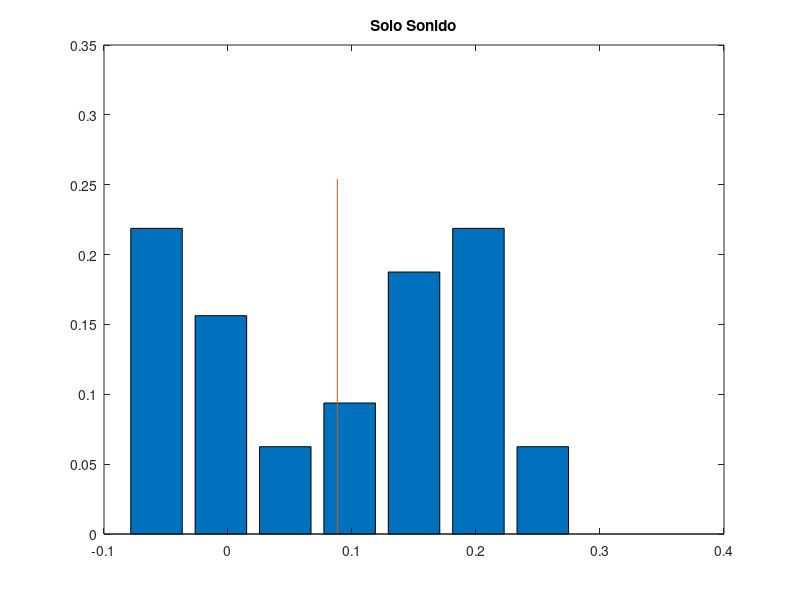
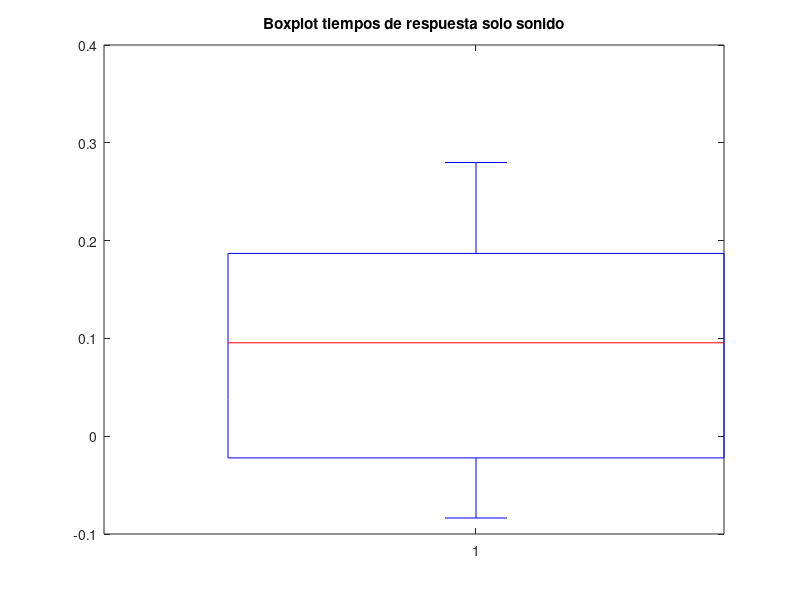
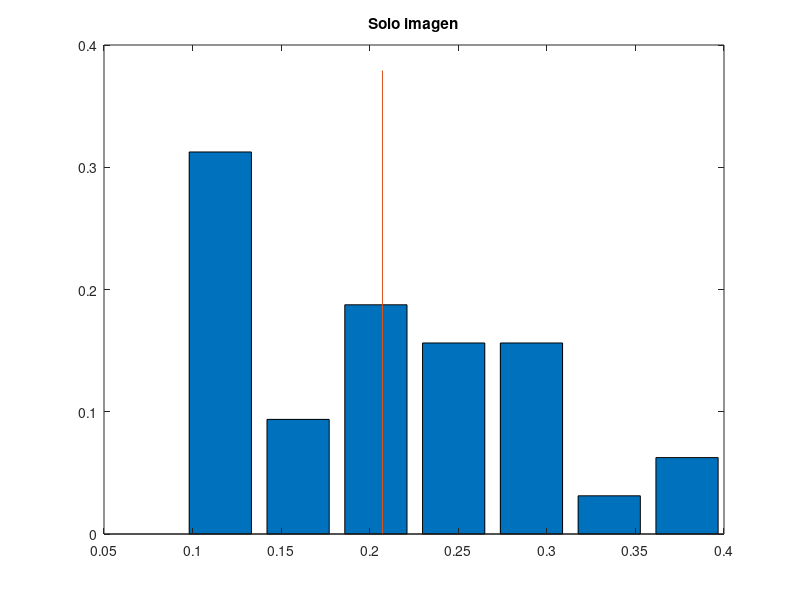
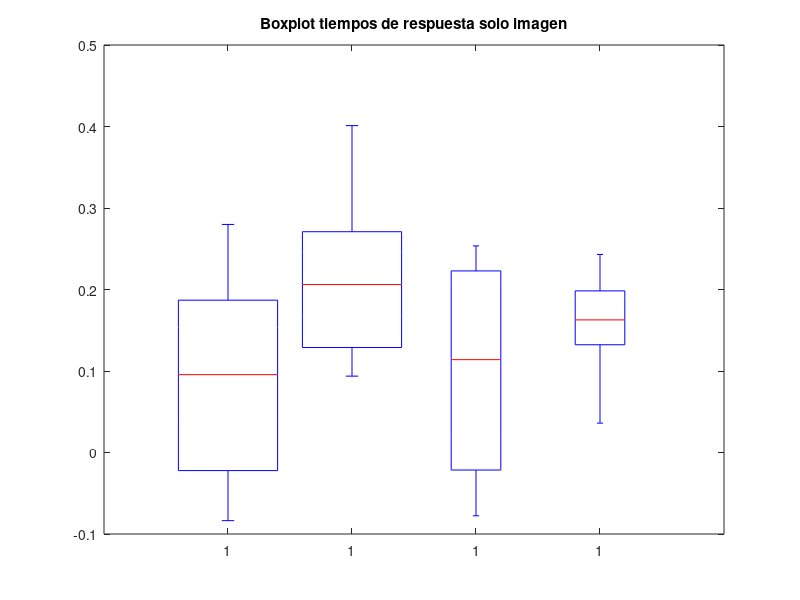

Write the MATLAB code that produced these figures, in order. (Note: this script raises an error after producing the figures.)
format long g;

%% Leer CSV a variables aux
i = 0;
sujeto = [];
tiempo = [];
practica = [];
delay = [];
img = [];
snd = [];
target = [];
total_trials = [];
target_time = cell(1,1);
time_firstPress = cell(1,1);
time_lastPress = cell(1,1);
f = fopen('data/bloques.csv');

while 1    
    suj = fscanf(f, '%i,', [1 1]);
    if isempty(suj)
       break 
    end
    i = i + 1;
    
    sujeto(i) = suj;
    tiempo(i) = fscanf(f, '%f,', [1 1]);
    practica(i) = fscanf(f, '%i,', [1 1]);
    delay(i) = fscanf(f, '%f,', [1 1]);
    img(i) = fscanf(f, '%i,', [1 1]);
    snd(i) = fscanf(f, '%i,', [1 1]);
    target(i) = fscanf(f, '%i,', [1 1]);
    total_trials(i) = fscanf(f, '%i,', [1 1]);
    target_time{i} = fscanf(f, '%f:', [1 total_trials(i)]);
    fscanf(f, ',');
    time_firstPress{i} = fscanf(f, '%f:', [1 total_trials(i)]);
    fscanf(f, ',');
    time_lastPress{i} = fscanf(f, '%f:', [1 total_trials(i)]);
    fscanf(f, ',');
    fscanf(f, '\n');
end
fclose(f);


%% Meter cada trial en el struct Trials sin procesarlos
num_bloques = i;
j = 1;
s = 0;
Trials = [];
for b = 1 : num_bloques
   if s ~= sujeto(b)
       bloque_del_sujeto = 1;
       s = sujeto(b);
   else
       bloque_del_sujeto = bloque_del_sujeto + 1;
   end
   
   for k = 1 : total_trials(b)
       Trials(j).Sujeto = sujeto(b);
       Trials(j).Tiempo = tiempo(b);
       Trials(j).EsDePractica = practica(b);
       Trials(j).Delay = delay(b);
       Trials(j).HayImagen = img(b);
       Trials(j).HaySonido = snd(b);
       Trials(j).SeguirImagen = target(b);
       Trials(j).NumBloque = bloque_del_sujeto;
       Trials(j).NumBloqueOriginal = b;
       Trials(j).NumTrial = k;       
       Trials(j).TiempoObjetivo = target_time{b}(k);
       Trials(j).PrimerTap = time_firstPress{b}(k);
       Trials(j).Asincronia = Trials(j).PrimerTap - Trials(j).TiempoObjetivo;
       Trials(j).UltimoTap = time_lastPress{b}(k);
        
       j = j + 1;    
   end
end

num_trials = j-1;



clear sujeto tiempo practica delay img snd target bloque_del_sujeto total_trials target_time time_firstPress time_lastPress f b i j k s num_bloques suj

%% calcular muestras (promedio de cada bloque)
Muestras = [];
t = 1;
m = 1;
k = 0;
asinc = 0;
unbo = Trials(1).NumBloqueOriginal;
while t <= (num_trials + 1)

    if t == (num_trials + 1) || unbo ~= Trials(t).NumBloqueOriginal

        if k ~=0 
            
            Muestras(m).AsinMedia = asinc / k;
            Muestras(m).Sujeto = Trials(t-1).Sujeto;
            Muestras(m).EsDePractica = Trials(t-1).EsDePractica;
            Muestras(m).Delay = Trials(t-1).Delay;
            Muestras(m).HayImagen = Trials(t-1).HayImagen;
            Muestras(m).HaySonido = Trials(t-1).HaySonido;
            Muestras(m).SeguirImagen = Trials(t-1).SeguirImagen;
            Muestras(m).Accuracy = 1 - (ignorados/(k+ignorados));

            
            Muestras(m).Tiempo = Trials(t-1).Tiempo;
            Muestras(m).TiempoObjetivo = Trials(t-1).TiempoObjetivo;
            Muestras(m).NumBloqueOriginal = Trials(t-1).NumBloqueOriginal;
            m = m + 1;
        end
        
        k = 0;
        asinc = 0;
        if (t == (num_trials + 1))
        	break
        end
    end
    
    ignorados = 0;
    % ignorar cuando no apreto nada
    if Trials(t).PrimerTap == -1
        ignorados = ignorados + 1;
    end
    
    % ignorar casos donde pega la vuelta (igual estan re afuera de la ventana)
    if abs(Trials(t).Asincronia) > 0.5
        ignorados = ignorados + 1;
    end
    
    
    if ignorados == 0
        asinc = asinc + Trials(t).Asincronia;
        k = k + 1;
    end
        
    unbo = Trials(t).NumBloqueOriginal;
    t = t + 1;
end
%% RECONSTRUYENDO LOS SIGNOS DEL DELAY

ds = [0.1, 0.3, 0.4];

corte = [];
es_negativo = [];
es_positivo = [];
es_practica = [];

for segu = 1:2
    for iid = 1:3
        eee = [Muestras( ...
                [Muestras.EsDePractica] == 0 & ...
                [Muestras.Delay] == ds(iid) & ...
                [Muestras.SeguirImagen] == (segu-1) & ...
                [Muestras.HayImagen] == 1 & ...
                [Muestras.HaySonido] == 1)];
            
        jose = [];
        for e = 1: numel(eee)
            jose(e) = [0.5 - (eee(e).Tiempo - eee(e).TiempoObjetivo)];
        end

        m = mean(jose);
        d = ds(iid);
        s = (segu-1);
        %disp([m, d, s]);
        corte(iid, segu) = m;
        
        for i = 1:numel(Muestras)
            es_practica(Muestras(i).NumBloqueOriginal) = Muestras(i).EsDePractica;
            
            if Muestras(i).Delay == ds(iid) && Muestras(i).SeguirImagen == (segu-1)
                delay_es_negativo = ( ...
                    (Muestras(i).EsDePractica == 0) & ...
                    (Muestras(i).Delay == ds(iid)) & ...
                    (Muestras(i).SeguirImagen == (segu-1)) & ...
                    (Muestras(i).HayImagen == 1) & ...
                    (Muestras(i).HaySonido == 1) & ...
                    ((0.5 - (Muestras(i).Tiempo - Muestras(i).TiempoObjetivo) > corte(iid, segu)) ~= Muestras(i).SeguirImagen) ...
                );

                delay_es_positivo = ( ...
                    (Muestras(i).EsDePractica == 0) & ...
                    (Muestras(i).Delay == ds(iid)) & ...
                    (Muestras(i).SeguirImagen == (segu-1)) & ...
                    (Muestras(i).HayImagen == 1) & ...
                    (Muestras(i).HaySonido == 1) & ...
                    ((0.5 - (Muestras(i).Tiempo - Muestras(i).TiempoObjetivo) > corte(iid, segu)) == Muestras(i).SeguirImagen) ...
                );

                es_negativo(Muestras(i).NumBloqueOriginal) = delay_es_negativo;
                es_positivo(Muestras(i).NumBloqueOriginal) = delay_es_positivo;
            end
        end
    end
end


% arreglar
for i = 1:numel(Muestras)
    b = Muestras(i).NumBloqueOriginal;
    
    if es_negativo(b)
        Muestras(i).Delay = -1 * abs(Muestras(i).Delay);
    end
end



%% cuentitas cuentitas
mi=1;
ms=1;
mc0=1;
mc1=1;
mc2=1;
mc3=1;
mc4=1;
mc5=1;
mc6=1;
mc7=1;
mc8=1;
mc9=1;
mc10=1;
mc11=1;
mc12=1;
mc13=1;
deltas = cell(1,1);
deltas_img = [];
deltas_snd = [];
deltas_combinados_0 = [];
m_accuracy = cell(1,1);


sujs = unique([Muestras.Sujeto]);
for s = 1:numel(sujs)
    suj = sujs(s);
    
    %bloques de sonido y su accuracy
    delta_snd = [Muestras( ...
        [Muestras.Sujeto] == suj & ...
        [Muestras.EsDePractica] == 0 & ...
        [Muestras.HayImagen] == 0 & ...
        [Muestras.HaySonido] == 1 ...
    ).AsinMedia];
    

    accuracy = [Muestras( ...
        [Muestras.Sujeto] == suj & ...
        [Muestras.EsDePractica] == 0 & ...
        [Muestras.HayImagen] == 0 & ...
        [Muestras.HaySonido] == 1 ...
    ).Accuracy];
    
    if numel(delta_snd) > 0
        deltas{1}(ms) = delta_snd(1);
        m_accuracy{1}(ms) = accuracy;
        ms = ms + 1;
    end
    
    %bloques de imagen y su accuracy
    delta_img = [Muestras( ...
        [Muestras.Sujeto] == suj & ...
        [Muestras.EsDePractica] == 0 & ...
        [Muestras.HayImagen] == 1 & ...
        [Muestras.HaySonido] == 0 ...
    ).AsinMedia];

    accuracy = [Muestras( ...
        [Muestras.Sujeto] == suj & ...
        [Muestras.EsDePractica] == 0 & ...
        [Muestras.HayImagen] == 1 & ...
        [Muestras.HaySonido] == 0 ...
    ).Accuracy];


    if numel(delta_img) > 0
        deltas{2}(mi) = delta_img(1);
        m_accuracy{2}(mi) = accuracy;
        mi = mi + 1;
    end
    
    %bloques combinados +0 y su accuracy
     delta_c0 = [Muestras( ...
        [Muestras.Sujeto] == suj & ...
        [Muestras.EsDePractica] == 0 & ...
        [Muestras.HayImagen] == 1 & ...
        [Muestras.HaySonido] == 1 & ...
        [Muestras.Delay] == 0 & ...
        [Muestras.SeguirImagen] == 0 ... 
    ).AsinMedia];

    accuracy = [Muestras( ...
        [Muestras.Sujeto] == suj & ...
        [Muestras.EsDePractica] == 0 & ...
        [Muestras.HayImagen] == 1 & ...
        [Muestras.HaySonido] == 1 & ...
        [Muestras.Delay] == 0 & ...
        [Muestras.SeguirImagen] == 0 ... 
    ).Accuracy];


    if numel(delta_c0) > 0
        deltas{3}(mc0) = delta_c0(1);
        m_accuracy{3}(mc0) = accuracy(1);
        mc0 = mc0 + 1;
    end
    
     %bloques combinados +0.1 y su accuracy(seguir Imagen)
     delta_c0 = [Muestras( ...
        [Muestras.Sujeto] == suj & ...
        [Muestras.EsDePractica] == 0 & ...
        [Muestras.HayImagen] == 1 & ...
        [Muestras.HaySonido] == 1 & ...
        [Muestras.Delay] == 0.1 & ...
        [Muestras.SeguirImagen] == 1 ...
    ).AsinMedia];

    accuracy = [Muestras( ...
        [Muestras.Sujeto] == suj & ...
        [Muestras.EsDePractica] == 0 & ...
        [Muestras.HayImagen] == 1 & ...
        [Muestras.HaySonido] == 1 & ...
        [Muestras.Delay] == 0.1 & ...
        [Muestras.SeguirImagen] == 1 ...
    ).Accuracy];


    if numel(delta_c0) > 0
        deltas{4}(mc1) = delta_c0(1);
        m_accuracy{4}(mc1) = accuracy(1);
        mc1 = mc1 + 1;
    end
    
     %bloques combinados +0.3 y su accuracy(seguir imagen)
     delta_c0 = [Muestras( ...
        [Muestras.Sujeto] == suj & ...
        [Muestras.EsDePractica] == 0 & ...
        [Muestras.HayImagen] == 1 & ...
        [Muestras.HaySonido] == 1 & ...
        [Muestras.Delay] == 0.3 & ...
        [Muestras.SeguirImagen] == 1 ...
    ).AsinMedia];

    accuracy = [Muestras( ...
        [Muestras.Sujeto] == suj & ...
        [Muestras.EsDePractica] == 0 & ...
        [Muestras.HayImagen] == 1 & ...
        [Muestras.HaySonido] == 1 & ...
        [Muestras.Delay] == 0.3 & ... 
        [Muestras.SeguirImagen] == 1 ...
    ).Accuracy];


    if numel(delta_c0) > 0
        deltas{5}(mc2) = delta_c0(1);
        m_accuracy{5}(mc2) = accuracy(1);
        mc2 = mc2 + 1;
    end
    
     %bloques combinados +0.4 y su accuracy(seguir imagen)
     delta_c0 = [Muestras( ...
        [Muestras.Sujeto] == suj & ...
        [Muestras.EsDePractica] == 0 & ...
        [Muestras.HayImagen] == 1 & ...
        [Muestras.HaySonido] == 1 & ...
        [Muestras.Delay] == 0.4 & ...
        [Muestras.SeguirImagen] == 1 ...
    ).AsinMedia];

    accuracy = [Muestras( ...
        [Muestras.Sujeto] == suj & ...
        [Muestras.EsDePractica] == 0 & ...
        [Muestras.HayImagen] == 1 & ...
        [Muestras.HaySonido] == 1 & ...
        [Muestras.Delay] == 0.4 & ...
        [Muestras.SeguirImagen] == 1 ...
    ).Accuracy];


    if numel(delta_c0) > 0
        deltas{6}(mc3) = delta_c0(1);
        m_accuracy{6}(mc3) = accuracy(1);
        mc3 = mc3 + 1;
    end
    
    
     %bloques combinados +0.4 y su accuracy(seguir sonido)
     delta_c0 = [Muestras( ...
        [Muestras.Sujeto] == suj & ...
        [Muestras.EsDePractica] == 0 & ...
        [Muestras.HayImagen] == 1 & ...
        [Muestras.HaySonido] == 1 & ...
        [Muestras.Delay] == 0.4 & ...
        [Muestras.SeguirImagen] == 0 ...
    ).AsinMedia];

    accuracy = [Muestras( ...
        [Muestras.Sujeto] == suj & ...
        [Muestras.EsDePractica] == 0 & ...
        [Muestras.HayImagen] == 1 & ...
        [Muestras.HaySonido] == 1 & ...
        [Muestras.Delay] == 0.4 & ...
        [Muestras.SeguirImagen] == 0 ...
    ).Accuracy];


    if numel(delta_c0) > 0
        deltas{7}(mc4) = delta_c0(1);
        m_accuracy{7}(mc4) = accuracy(1);
        mc4 = mc4 + 1;
    end
    
    
    
     %bloques combinados +0.3 y su accuracy(seguir sonido)
     delta_c0 = [Muestras( ...
        [Muestras.Sujeto] == suj & ...
        [Muestras.EsDePractica] == 0 & ...
        [Muestras.HayImagen] == 1 & ...
        [Muestras.HaySonido] == 1 & ...
        [Muestras.Delay] == 0.3 & ...
        [Muestras.SeguirImagen] == 0 ...
    ).AsinMedia];

    accuracy = [Muestras( ...
        [Muestras.Sujeto] == suj & ...
        [Muestras.EsDePractica] == 0 & ...
        [Muestras.HayImagen] == 1 & ...
        [Muestras.HaySonido] == 1 & ...
        [Muestras.Delay] == 0.3 & ...
        [Muestras.SeguirImagen] == 0 ...
    ).Accuracy];


    if numel(delta_c0) > 0
        deltas{8}(mc5) = delta_c0(1);
        m_accuracy{8}(mc5) = accuracy(1);
        mc5 = mc5 + 1;
    end
    
    
    
     %bloques combinados +0.1 y su accuracy(seguir sonido)
     delta_c0 = [Muestras( ...
        [Muestras.Sujeto] == suj & ...
        [Muestras.EsDePractica] == 0 & ...
        [Muestras.HayImagen] == 1 & ...
        [Muestras.HaySonido] == 1 & ...
        [Muestras.Delay] == 0.1 & ...
        [Muestras.SeguirImagen] == 0 ...
    ).AsinMedia];

    accuracy = [Muestras( ...
        [Muestras.Sujeto] == suj & ...
        [Muestras.EsDePractica] == 0 & ...
        [Muestras.HayImagen] == 1 & ...
        [Muestras.HaySonido] == 1 & ...
        [Muestras.Delay] == 0.1 & ...
        [Muestras.SeguirImagen] == 0 ...
    ).Accuracy];


    if numel(delta_c0) > 0
        deltas{9}(mc6) = delta_c0(1);
        m_accuracy{9}(mc6) = accuracy(1);
        mc6 = mc6 + 1;
    end
    
      %bloques combinados +0 y su accuracy(seguir imagen)
     delta_c0 = [Muestras( ...
        [Muestras.Sujeto] == suj & ...
        [Muestras.EsDePractica] == 0 & ...
        [Muestras.HayImagen] == 1 & ...
        [Muestras.HaySonido] == 1 & ...
        [Muestras.Delay] == 0 & ...
        [Muestras.SeguirImagen] == 1 ...
    ).AsinMedia];

    accuracy = [Muestras( ...
        [Muestras.Sujeto] == suj & ...
        [Muestras.EsDePractica] == 0 & ...
        [Muestras.HayImagen] == 1 & ...
        [Muestras.HaySonido] == 1 & ...
        [Muestras.Delay] == 0 & ...
        [Muestras.SeguirImagen] == 1 ...
    ).Accuracy];


    if numel(delta_c0) > 0
        deltas{10}(mc7) = delta_c0(1);
        m_accuracy{10}(mc7) = accuracy(1);
        mc7 = mc7 + 1;
    end
    
    
%     CAMBIAR INDICES!    
    %bloques combinados -0.4 y su accuracy(seguir imagen)
     delta_c0 = [Muestras( ...
        [Muestras.Sujeto] == suj & ...
        [Muestras.EsDePractica] == 0 & ...
        [Muestras.HayImagen] == 1 & ...
        [Muestras.HaySonido] == 1 & ...
        [Muestras.SeguirImagen] == 1 & ...
        [Muestras.Delay] == -0.4   ...
       ).AsinMedia];

    accuracy = [Muestras( ...
        [Muestras.Sujeto] == suj & ...
        [Muestras.EsDePractica] == 0 & ...
        [Muestras.HayImagen] == 1 & ...
        [Muestras.HaySonido] == 1 & ...
        [Muestras.SeguirImagen] == 1 & ...
        [Muestras.Delay] == -0.4 ...
    ).Accuracy];


    if numel(delta_c0) > 0
        disp('hola0')
        deltas{11}(mc8) = delta_c0(1);
        m_accuracy{11}(mc8) = accuracy(1);
        mc8 = mc8 + 1;
    end
    
    %bloques combinados -0.4 y su accuracy(seguir sonido)
     delta_c0 = [Muestras( ...
        [Muestras.Sujeto] == suj & ...
        [Muestras.EsDePractica] == 0 & ...
        [Muestras.HayImagen] == 1 & ...
        [Muestras.HaySonido] == 1 & ...
        [Muestras.SeguirImagen] == 0 & ...
        [Muestras.Delay] == -0.4   ...
    ).AsinMedia];

    accuracy = [Muestras( ...
        [Muestras.Sujeto] == suj & ...
        [Muestras.EsDePractica] == 0 & ...
        [Muestras.HayImagen] == 1 & ...
        [Muestras.HaySonido] == 1 & ...
        [Muestras.SeguirImagen] == 0 & ...
        [Muestras.Delay] == -0.4 ...
    ).Accuracy];


    if numel(delta_c0) > 0
        disp('hola0')
        deltas{12}(mc9) = delta_c0(1);
        m_accuracy{12}(mc9) = accuracy(1);
        mc9 = mc9 + 1;
    end
    
    %bloques combinados -0.3 y su accuracy(seguir imagen)
     delta_c0 = [Muestras( ...
        [Muestras.Sujeto] == suj & ...
        [Muestras.EsDePractica] == 0 & ...
        [Muestras.HayImagen] == 1 & ...
        [Muestras.HaySonido] == 1 & ...
        [Muestras.SeguirImagen] == 1 & ...
        [Muestras.Delay] == -0.3   ...
    ).AsinMedia];

    accuracy = [Muestras( ...
        [Muestras.Sujeto] == suj & ...
        [Muestras.EsDePractica] == 0 & ...
        [Muestras.HayImagen] == 1 & ...
        [Muestras.HaySonido] == 1 & ...
        [Muestras.SeguirImagen] == 1 & ...
        [Muestras.Delay] == -0.3 ...
    ).Accuracy];


    if numel(delta_c0) > 0
        disp('hola0')
        deltas{13}(mc10) = delta_c0(1);
        m_accuracy{13}(mc10) = accuracy(1);
        mc10 = mc10 + 1;
    end
    
     %bloques combinados -0.3 y su accuracy(seguir sonido)
     delta_c0 = [Muestras( ...
        [Muestras.Sujeto] == suj & ...
        [Muestras.EsDePractica] == 0 & ...
        [Muestras.HayImagen] == 1 & ...
        [Muestras.HaySonido] == 1 & ...
        [Muestras.SeguirImagen] == 0 & ...
        [Muestras.Delay] == -0.3   ...
    ).AsinMedia];

    accuracy = [Muestras( ...
        [Muestras.Sujeto] == suj & ...
        [Muestras.EsDePractica] == 0 & ...
        [Muestras.HayImagen] == 1 & ...
        [Muestras.HaySonido] == 1 & ...
        [Muestras.SeguirImagen] == 0 & ...
        [Muestras.Delay] == -0.3 ...
    ).Accuracy];


    if numel(delta_c0) > 0
        disp('hola0')
        deltas{14}(mc11) = delta_c0(1);
        m_accuracy{14}(mc11) = accuracy(1);
        mc11 = mc11 + 1;
    end
    
     %bloques combinados -0.1 y su accuracy(seguir imagen)
     delta_c0 = [Muestras( ...
        [Muestras.Sujeto] == suj & ...
        [Muestras.EsDePractica] == 0 & ...
        [Muestras.HayImagen] == 1 & ...
        [Muestras.HaySonido] == 1 & ...
        [Muestras.SeguirImagen] == 1 & ...
        [Muestras.Delay] == -0.1  ...
    ).AsinMedia];

    accuracy = [Muestras( ...
        [Muestras.Sujeto] == suj & ...
        [Muestras.EsDePractica] == 0 & ...
        [Muestras.HayImagen] == 1 & ...
        [Muestras.HaySonido] == 1 & ...
        [Muestras.SeguirImagen] == 1 & ...
        [Muestras.Delay] == -0.1 ...
    ).Accuracy];


    if numel(delta_c0) > 0
        disp('hola0')
        deltas{15}(mc12) = delta_c0(1);
        m_accuracy{15}(mc12) = accuracy(1);
        mc12 = mc12 + 1;
    end
    
     %bloques combinados -0.1 y su accuracy(seguir sonido)
     delta_c0 = [Muestras( ...
        [Muestras.Sujeto] == suj & ...
        [Muestras.EsDePractica] == 0 & ...
        [Muestras.HayImagen] == 1 & ...
        [Muestras.HaySonido] == 1 & ...
        [Muestras.SeguirImagen] == 0 & ...
        [Muestras.Delay] == -0.1  ...
    ).AsinMedia];

    accuracy = [Muestras( ...
        [Muestras.Sujeto] == suj & ...
        [Muestras.EsDePractica] == 0 & ...
        [Muestras.HayImagen] == 1 & ...
        [Muestras.HaySonido] == 1 & ...
        [Muestras.SeguirImagen] == 0 & ...
        [Muestras.Delay] == -0.1 ...
    ).Accuracy];


    if numel(delta_c0) > 0
        disp('hola0')
        deltas{16}(mc13) = delta_c0(1);
        m_accuracy{16}(mc13) = accuracy(1);
        mc13 = mc13 + 1;
    end
    
    if ~isempty(deltas) 
        % figure;
        % plot(deltas,'r*');
        % plot(deltas);
        % title(['Sujeto ', num2str(suj)]);
    end
end

%Analisis de datos
%%%%%%%%%%%%%%%%%%%%%%%%%%%%%%%%%%%%%%%%%%%%%%%%%%%%%%%%%%%%%%%%%%%
%Solo Sonido:
%%%%%%%%%%%%%%%%%%%%%%%%%%%%%%%%%%%%%%%%%%%%%%%%%%%%%%%%%%%%%%%%%%%

%Distribucion de las muestras(histograma normalizado)

[f,x] = hist(deltas{1},7);
figure;
bar(x,f/sum(f))
hold on;
line([mean(deltas{1}) mean(deltas{1})], [0  max(x)])
hold off
title('Solo Sonido')

%One-sample Kolmogorov-Smirnov test, para ver normalidad en la muestra
t = kstest(deltas{1})

%Boxplot
figure;
boxplot(deltas{1})
title('Boxplot tiempos de respuesta solo sonido')

%Medidas de centralidad
disp('promedio')
mean(deltas{1})
disp('mediana')
median(deltas{1})

%Medidas de dispersion, estabilidad de la sincronia
disp('varianza')
var(deltas{1})

%Medidas de precision en la tarea
disp('accuracy')
mean(m_accuracy{1})

%%%%%%%%%%%%%%%%%%%%%%%%%%%%%%%%%%%%%%%%%%%%%%%%%%%%%%%%%%%%%%%%%%%
%Solo imagen
%%%%%%%%%%%%%%%%%%%%%%%%%%%%%%%%%%%%%%%%%%%%%%%%%%%%%%%%%%%%%%%%%%%
%Distribucion de las muestras(histograma normalizado)
[f,x] = hist(deltas{2},7);
figure;
h = bar(x,f/sum(f))
hold on;
line([mean(deltas{2}) mean(deltas{2})], [0  max(x)])
hold off
%plot(f)
title('Solo imagen')
%Boxplot
figure;
bpdata = [deltas{1},deltas{2}, deltas{3},deltas{10}];
bpgroup = [ones(size(deltas{1}))*1,ones(size(deltas{2}))*2, ones(size(deltas{3}))*3,ones(size(deltas{10}))*4]
boxplot(bpdata, bpgroup);
title('Boxplot tiempos de respuesta solo imagen')

%One-sample Kolmogorov-Smirnov test, para ver normalidad en la muestra
t = kstest(deltas{2})

%Medidas de centralidad
disp('prom')
mean(deltas{2})
median(deltas{2})

%Medidas de dispersion, estabilidad de la sincronia
var(deltas{2})

%Medidas de precision en la tarea
mean(m_accuracy{2})


%%%%%%%%%%%%%%%%%%%%%%%%%%%%%%%%%%%%%%%%%%%%%%%%%%%%%%%%%%%%%%%%%%%
%Combinado +0(target sound):
%%%%%%%%%%%%%%%%%%%%%%%%%%%%%%%%%%%%%%%%%%%%%%%%%%%%%%%%%%%%%%%%%%%

%Distribucion de las muestras(histograma normalizado)

[f,x] = hist(deltas{3},7);
figure;
bar(x,f/sum(f))
hold on;
line([mean(deltas{3}) mean(deltas{3})], [0  max(x)])
hold off
title('Delay +0 target sound')

%One-sample Kolmogorov-Smirnov test, para ver normalidad en la muestra
t = kstest(deltas{3})

%Boxplot
figure;
boxplot(deltas{3})
title('Boxplot tiempos de respuesta Delay +0 target soun')

%Medidas de centralidad
disp('prom')
mean(deltas{3})
median(deltas{3})

%Medidas de dispersion, estabilidad de la sincronia
var(deltas{3})

%Medidas de precision en la tarea
mean(m_accuracy{3})


%%%%%%%%%%%%%%%%%%%%%%%%%%%%%%%%%%%%%%%%%%%%%%%%%%%%%%%%%%%%%%%%%%%
%Combinado +0(target image):
%%%%%%%%%%%%%%%%%%%%%%%%%%%%%%%%%%%%%%%%%%%%%%%%%%%%%%%%%%%%%%%%%%%

%Distribucion de las muestras(histograma normalizado)

[f,x] = hist(deltas{10},7);
figure;
bar(x,f/sum(f))
hold on;
line([mean(deltas{10}) mean(deltas{10})], [0  max(x)])
hold off
title('Delay +0 target image')

%One-sample Kolmogorov-Smirnov test, para ver normalidad en la muestra
t = kstest(deltas{10})

%Boxplot
figure;
boxplot(deltas{10})
title('Boxplot tiempos de respuesta Delay +0 target image')

%Medidas de centralidad
disp('prom')
mean(deltas{10})
median(deltas{10})

%Medidas de dispersion, estabilidad de la sincronia
var(deltas{10})

%Medidas de precision en la tarea
mean(m_accuracy{10})


% 
% % %%%%%%%%%%%%%%%%%%%%%%%%%%%%%%%%%%%%%%%%%%%%%%%%%%%%%%%%%%%%%%%%%%%
% % %Combinado +0.1:
% % %%%%%%%%%%%%%%%%%%%%%%%%%%%%%%%%%%%%%%%%%%%%%%%%%%%%%%%%%%%%%%%%%%%
% % 
% % %Distribucion de las muestras(histograma normalizado)
% % 
% % [f,x] = hist(deltas{4});
% % figure;
% % bar(x,f/sum(f))
% % title('Delay + 0.1 target image')
% % %One-sample Kolmogorov-Smirnov test, para ver normalidad en la muestra
% % %t = kstest(deltas{4})
% % 
% % %Boxplot
% % figure;
% % boxplot(deltas{4})
% % title('Boxplot tiempos de respuesta Delay +0.1 target image')
% % 
% % %Medidas de centralidad
% % disp('prom')
% % mean(deltas{4})
% % median(deltas{4})
% % 
% % %Medidas de dispersion, estabilidad de la sincronia
% % var(deltas{4})
% % 
% % %Medidas de precision en la tarea
% % mean(m_accuracy{4})
% % 
% % 
% % 
% % %Analisis de datos
% % %%%%%%%%%%%%%%%%%%%%%%%%%%%%%%%%%%%%%%%%%%%%%%%%%%%%%%%%%%%%%%%%%%%
% % %Combinado +0.3:
% % %%%%%%%%%%%%%%%%%%%%%%%%%%%%%%%%%%%%%%%%%%%%%%%%%%%%%%%%%%%%%%%%%%%
% % 
% % %Distribucion de las muestras(histograma normalizado)
% % 
% % [f,x] = hist(deltas{5});
% % figure;
% % bar(x,f/sum(f))
% % title('Delay + 0.3 target image')
% % %One-sample Kolmogorov-Smirnov test, para ver normalidad en la muestra
% % %t = kstest(deltas{5})
% % 
% % %Boxplot
% % figure;
% % boxplot(deltas{5})
% % title('Boxplot tiempos de respuesta Delay 0+.3 target image')
% % 
% % %Medidas de centralidad
% % disp('prom')
% % mean(deltas{5})
% % median(deltas{5})
% % 
% % %Medidas de dispersion, estabilidad de la sincronia
% % var(deltas{5})
% % 
% % %Medidas de precision en la tarea
% % mean(m_accuracy{5})
% % 
% % 
% % 
% % %%%%%%%%%%%%%%%%%%%%%%%%%%%%%%%%%%%%%%%%%%%%%%%%%%%%%%%%%%%%%%%%%%%
% % %Combinado +0.4:
% % %%%%%%%%%%%%%%%%%%%%%%%%%%%%%%%%%%%%%%%%%%%%%%%%%%%%%%%%%%%%%%%%%%%
% % 
% % %Distribucion de las muestras(histograma normalizado)
% % 
% % [f,x] = hist(deltas{6});
% % figure;
% % bar(x,f/sum(f))
% % title('Delay + 0.4 target image')
% % %One-sample Kolmogorov-Smirnov test, para ver normalidad en la muestra
% % t = kstest(deltas{6})
% % 
% % %Boxplot
% % figure;
% % boxplot(deltas{6})
% % title('Boxplot tiempos de respuesta Delay +0.4 target image')
% % 
% % %Medidas de centralidad
% % disp('prom')
% % mean(deltas{6})
% % median(deltas{6})
% % 
% % %Medidas de dispersion, estabilidad de la sincronia
% % var(deltas{6})
% % 
% % %Medidas de precision en la tarea
% % mean(m_accuracy{6})
% % 
% % 
% % %%%%%%%%%%%%%%%%%%%%%%%%%%%%%%%%%%%%%%%%%%%%%%%%%%%%%%%%%%%%%%%%%%%
% % %Combinado +0.4 target sound:    
% % %%%%%%%%%%%%%%%%%%%%%%%%%%%%%%%%%%%%%%%%%%%%%%%%%%%%%%%%%%%%%%%%%%%
% % 
% % %Distribucion de las muestras(histograma normalizado)
% % 
% % [f,x] = hist(deltas{7});
% % figure;
% % bar(x,f/sum(f))
% % title('Delay + 0.4 target sound')
% % %One-sample Kolmogorov-Smirnov test, para ver normalidad en la muestra
% % t = kstest(deltas{7})
% % 
% % %Boxplot
% % figure;
% % boxplot(deltas{7})
% % title('Boxplot tiempos de respuesta Delay +0.4 target sound')
% % 
% % %Medidas de centralidad
% % disp('prom')
% % mean(deltas{7})
% % median(deltas{7})
% % 
% % %Medidas de dispersion, estabilidad de la sincronia
% % var(deltas{7})
% % 
% % %Medidas de precision en la tarea
% % mean(m_accuracy{7})
% % 
% % 
% % %%%%%%%%%%%%%%%%%%%%%%%%%%%%%%%%%%%%%%%%%%%%%%%%%%%%%%%%%%%%%%%%%%%
% % %Combinado +0.3 target sound:
% % %%%%%%%%%%%%%%%%%%%%%%%%%%%%%%%%%%%%%%%%%%%%%%%%%%%%%%%%%%%%%%%%%%%
% % 
% % %Distribucion de las muestras(histograma normalizado)
% % 
% % [f,x] = hist(deltas{8});
% % figure;
% % bar(x,f/sum(f))
% % title('Delay + 0.3 target sound')
% % 
% % %One-sample Kolmogorov-Smirnov test, para ver normalidad en la muestra
% % t = kstest(deltas{8})
% % 
% % %Boxplot
% % figure;
% % boxplot(deltas{8})
% % title('Boxplot tiempos de respuesta Delay +0.3 target sound')
% % 
% % %Medidas de centralidad
% % disp('prom')
% % mean(deltas{8})
% % median(deltas{8})
% % 
% % %Medidas de dispersion, estabilidad de la sincronia
% % var(deltas{8})
% % 
% % %Medidas de precision en la tarea
% % mean(m_accuracy{8})
% % 
% % %%%%%%%%%%%%%%%%%%%%%%%%%%%%%%%%%%%%%%%%%%%%%%%%%%%%%%%%%%%%%%%%%%%
% % %Combinado +0.1 target sound:
% % %%%%%%%%%%%%%%%%%%%%%%%%%%%%%%%%%%%%%%%%%%%%%%%%%%%%%%%%%%%%%%%%%%%
% % 
% % %Distribucion de las muestras(histograma normalizado)
% % 
% % [f,x] = hist(deltas{9});
% % figure;
% % bar(x,f/sum(f))
% % title('Delay + 0.1 target sound')
% % 
% % %One-sample Kolmogorov-Smirnov test, para ver normalidad en la muestra
% % t = kstest(deltas{9})
% % 
% % %Boxplot
% % figure;
% % boxplot(deltas{9})
% % title('Boxplot tiempos de respuesta Delay +0.1 target sonido')
% % 
% % %Medidas de centralidad
% % disp('prom')
% % mean(deltas{9})
% % median(deltas{9})
% % 
% % %Medidas de dispersion, estabilidad de la sincronia
% % var(deltas{9})
% % 
% % %Medidas de precision en la tarea
% % mean(m_accuracy{9})


%%%%%%%%%%%%%%%%%%%%%%%%%%%%%%%%%%%%%%%%%%%%%%%%%%%%%%%%%%%%%%%%%%%
%Comparacion de los resultados:
%%%%%%%%%%%%%%%%%%%%%%%%%%%%%%%%%%%%%%%%%%%%%%%%%%%%%%%%%%%%%%%%%%%

disp('imagen vs sonido')
[p,h] = ranksum(deltas{1},deltas{2})

delta_h0 =  abs(mean(deltas{1}) - mean(deltas{2}))
y = Permutation_Test(10000,deltas{1},deltas{2},delta_h0)


disp('imagen vs delay+0 target sound')
[p,h] = ranksum(deltas{3},deltas{2})

delta_h0 = abs(mean(deltas{3}) - mean(deltas{2}))
y = Permutation_Test(10000,deltas{3},deltas{2},delta_h0)

disp('delay+0 target sound vs sonido')
[p,h] = ranksum(deltas{3},deltas{1})

delta_h0 = abs(mean(deltas{3}) - mean(deltas{1}))
y = Permutation_Test(10000,deltas{3},deltas{1},delta_h0)

disp('delay0 target img vs sonido')
[p,h] = ranksum(deltas{10},deltas{1})

delta_h0 = abs(mean(deltas{10}) - mean(deltas{1}))
y = Permutation_Test(10000,deltas{10},deltas{1},delta_h0)

disp('delay0 target img  vs sonido')
[p,h] = ranksum(deltas{10},deltas{2})

delta_h0 = abs(mean(deltas{10}) - mean(deltas{2}))
y = Permutation_Test(10000,deltas{10},deltas{2},delta_h0)

disp('delay0(img) vs delay0(snd)')
[p,h] = ranksum(deltas{10},deltas{3})

delta_h0 = abs(mean(deltas{10}) - mean(deltas{3}))
y = Permutation_Test(10000,deltas{10},deltas{3},delta_h0)
figure;

y = [mean(deltas{1});mean(deltas{2});mean(deltas{3});mean(deltas{10})];
err =  [std(deltas{1});std(deltas{2});std(deltas{3});std(deltas{10})]
labels = {'A';'V';'AV(snd)';'AV(img)'}
bar(y,0.5)
set(gca,'xticklabel',labels)
hold on;
errorbar(y,err,'r.')
